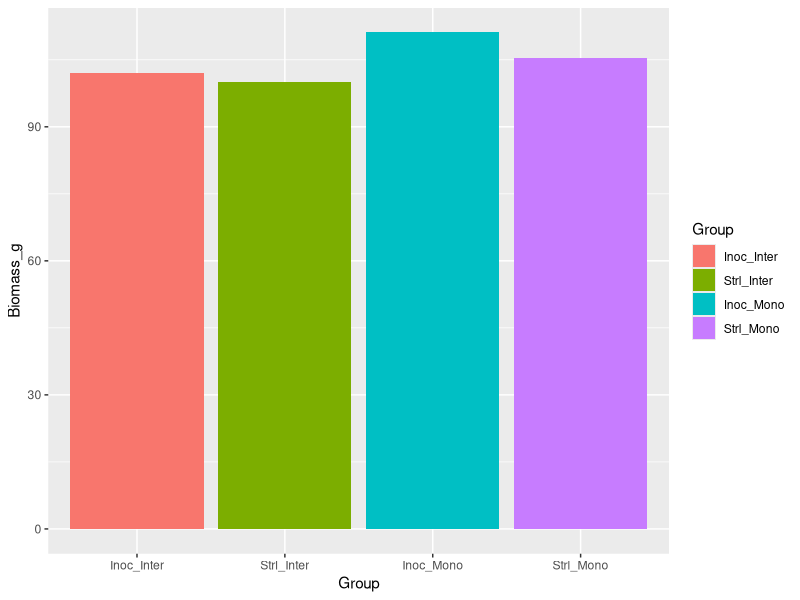
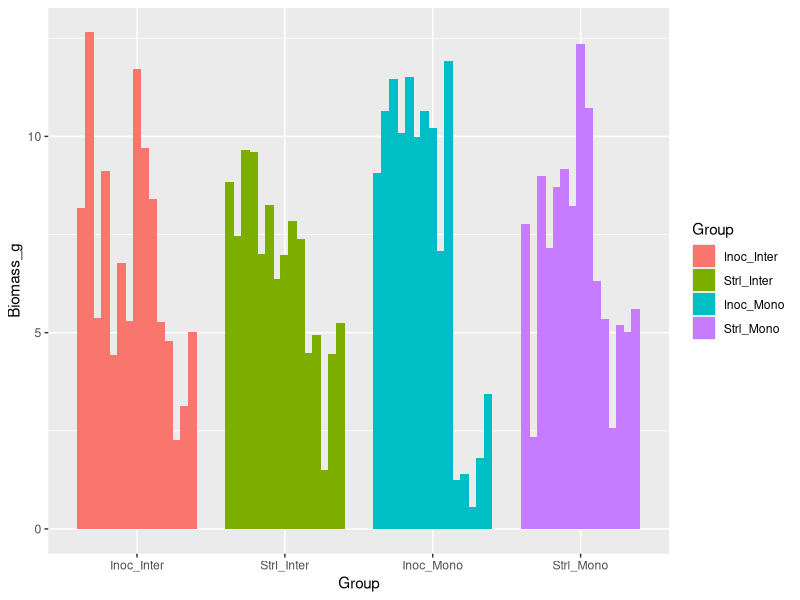
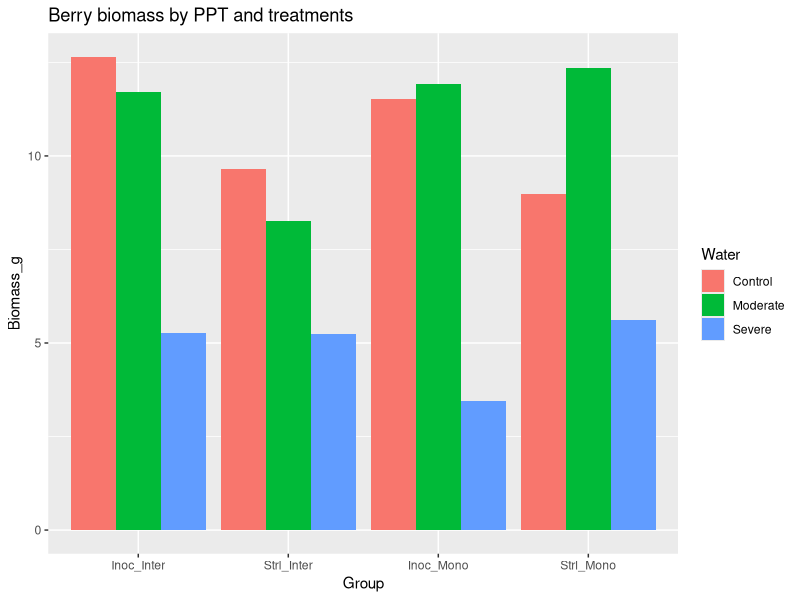
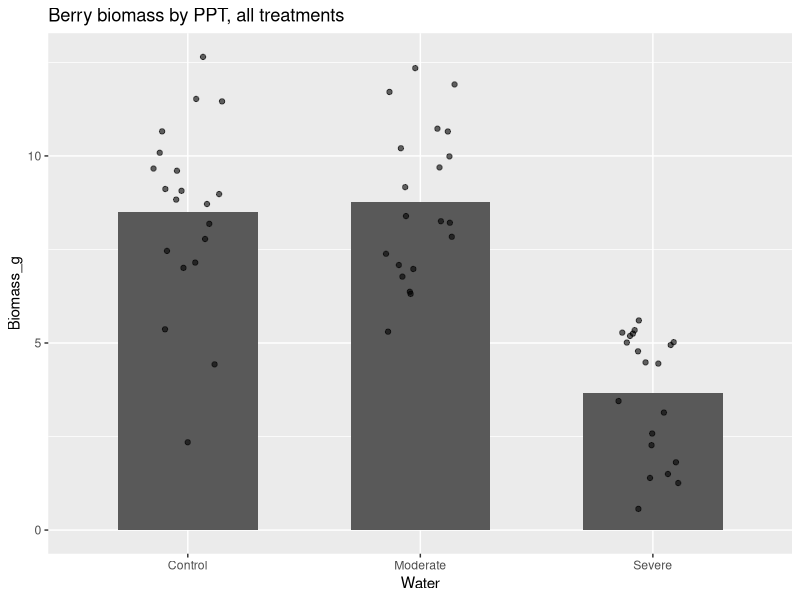
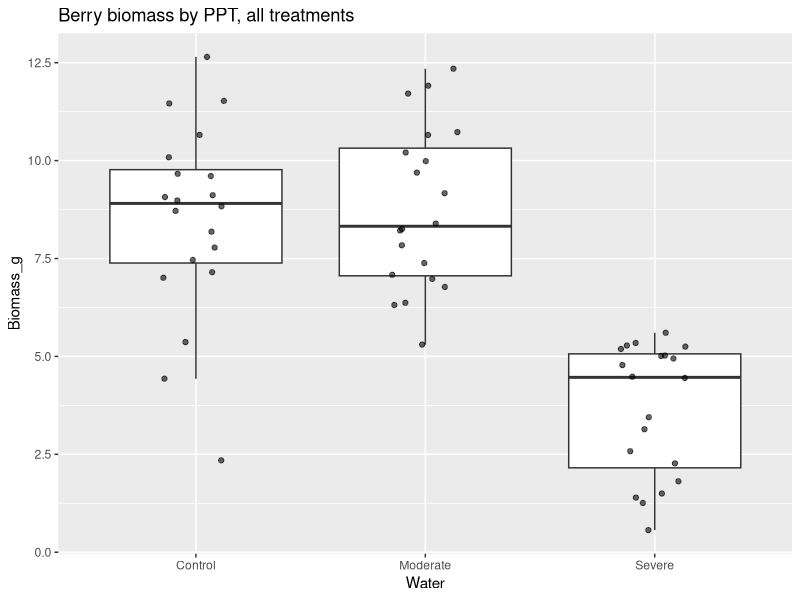
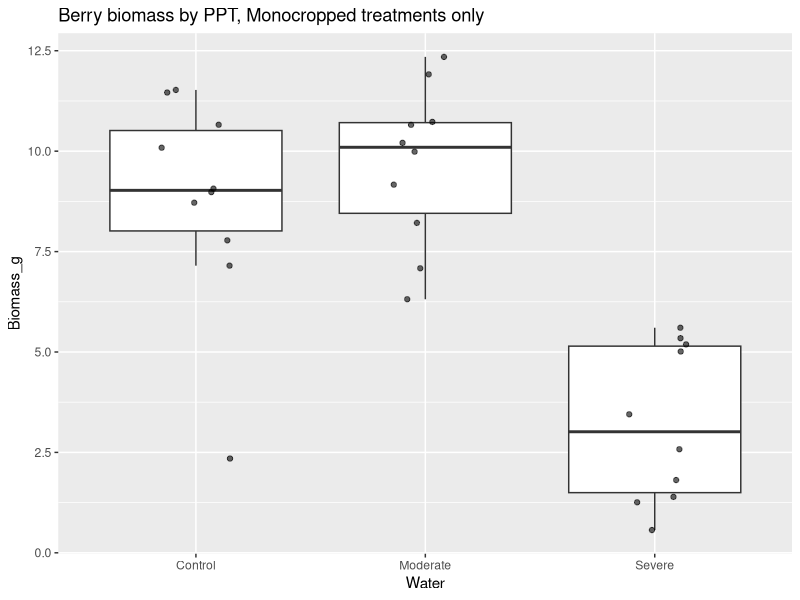
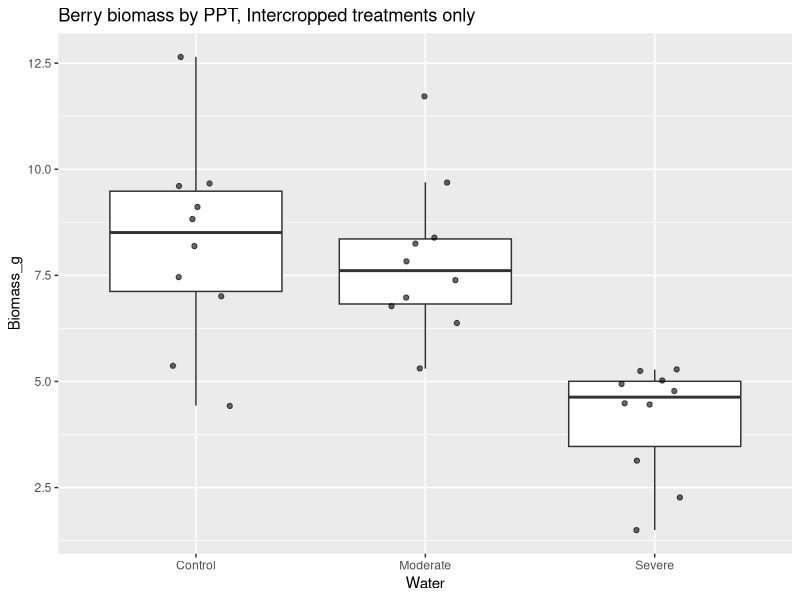
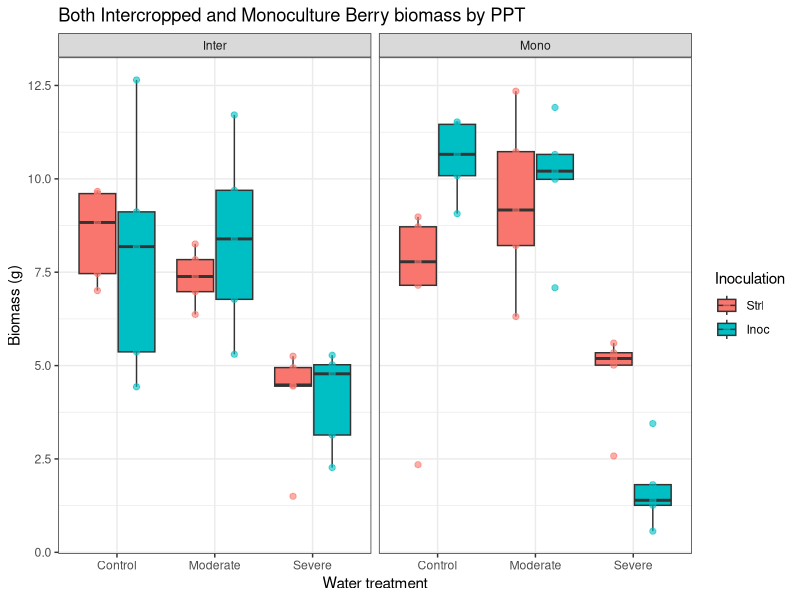

Write the R code that produced these figures, in order.
## ---- chunk 1
knitr::opts_chunk$set(echo = TRUE)
## ---- chunk 2

library(tidyverse)
library(broom)
## ---- chunk 3
# Loading in data to explore
berries <- read.csv("Biomass/Berry_Weights.csv")

berries <- berries %>%
  mutate(
    Inoculation = factor(Inoculation),
    Polyculture = factor(Polyculture),
    Group = interaction(Inoculation, Polyculture, sep = "_")
  )

## ---- chunk 4
# Without sorting by ppt at all

ggplot(berries, aes(x = Group, y = Biomass_g, fill = Group)) + 
  geom_col()

## ---- chunk 5
# With each bar individual; as you can see there is a lot of variation, hopefully due to ppt

berries <- read.csv("Biomass/Berry_Weights.csv")

berries <- berries %>%
  mutate(
    Inoculation = factor(Inoculation),
    Polyculture = factor(Polyculture),
    Group = interaction(Inoculation, Polyculture, sep = "_"),
    Rep = factor(row_number())
  )

ggplot(berries, aes(x = Group, y = Biomass_g, fill = Group)) +
  geom_col(aes(group = Rep), position = position_dodge(width = 0.8))

## ---- chunk 6
# With each bar individual and ppt

berries <- read.csv("Biomass/Berry_Weights.csv")

berries <- berries %>%
  mutate(
    Inoculation = factor(Inoculation),
    Polyculture = factor(Polyculture),
    Water = factor(Water, levels = c("Control", "Moderate", "Severe")),
    Group = interaction(Inoculation, Polyculture, sep = "_")
  )

ggplot(berries, aes(x = Group, y = Biomass_g, fill = Water)) +
  geom_col(position = "dodge") +
  ggtitle("Berry biomass by PPT and treatments")

## ---- chunk 7

# Bar graph looking at water with the individual points plotted on trop
ggplot(berries, aes(x = Water, y = Biomass_g)) +
  stat_summary(fun = mean, geom = "col", width = 0.6) +
  geom_jitter(width = 0.15, alpha = 0.6) +
  ggtitle("Berry biomass by PPT, all treatments")


## ---- chunk 8
# The same thing (kind of) but as a boxplot with the scattered points

#This code is redundant but good for copy paste later?
berries <- berries %>%
  mutate(
    Water = factor(Water, levels = c("Control", "Moderate", "Severe"))
  )

# The plot
ggplot(berries, aes(x = Water, y = Biomass_g)) +
  geom_boxplot(outlier.shape = NA) +
  geom_jitter(width = 0.15, alpha = 0.6) +
  ggtitle("Berry biomass by PPT, all treatments")
## ---- chunk 9
# Looking at just monocropped

berries <- berries %>%
  mutate(
    Water = factor(Water, levels = c("Control", "Moderate", "Severe")),
    Inoculation = factor(Inoculation),
    Polyculture = factor(Polyculture)
  )

berries_inter <- berries %>%
  filter(Polyculture == "Mono")

ggplot(berries_inter, aes(x = Water, y = Biomass_g)) +
  geom_boxplot(outlier.shape = NA) +
  geom_jitter(width = 0.15, alpha = 0.6) +
  ggtitle("Berry biomass by PPT, Monocropped treatments only")

## ---- chunk 10
# Looking at just intercropped

berries <- berries %>%
  mutate(
    Water = factor(Water, levels = c("Control", "Moderate", "Severe")),
    Inoculation = factor(Inoculation),
    Polyculture = factor(Polyculture)
  )

berries_inter <- berries %>%
  filter(Polyculture == "Inter")

ggplot(berries_inter, aes(x = Water, y = Biomass_g)) +
  geom_boxplot(outlier.shape = NA) +
  geom_jitter(width = 0.15, alpha = 0.6) + 
  ggtitle("Berry biomass by PPT, Intercropped treatments only")
## ---- chunk 11
# Splitting it by crop treatment

berries <- berries %>%
  mutate(
    Water       = factor(Water, levels = c("Control", "Moderate", "Severe")),
    Inoculation = factor(Inoculation, levels = c("Strl", "Inoc")),
    Polyculture = factor(Polyculture, levels = c("Inter", "Mono"))
  )

ggplot(berries, aes(x = Water, y = Biomass_g, fill = Inoculation)) +
  geom_boxplot(
    outlier.shape = NA,
    position = position_dodge(width = 0.8)
  ) +
  geom_point(
    aes(color = Inoculation),
    alpha = 0.6,
    size = 1.8,
    position = position_dodge(width = 0.8)
  ) +
  facet_wrap(~ Polyculture) +
  theme_bw() +
  labs(
    x = "Water treatment",
    y = "Biomass (g)"
  ) +
  ggtitle("Both Intercropped and Monoculture Berry biomass by PPT")


## ---- chunk 12
# Check of distributions
ggplot(berries, aes(x = Inoculation, y = Biomass_g)) +
  geom_boxplot() +
  geom_jitter(width = 0.15, alpha = 0.6) +
  facet_wrap(~ Water) +
  theme_bw() +
  ggtitle("Berry biomass by inoculation status")

# Q–Q plots of residuals
ggplot(berries, aes(sample = Biomass_g)) +
  stat_qq() +
  stat_qq_line() +
  facet_wrap(~ Inoculation + Water) +
  theme_bw() +
  ggtitle("QQ plot of residuals for inoc status")

ggplot(berries, aes(x = Inoculation, y = Biomass_g)) +
  geom_boxplot() +
  facet_wrap(~ Water) +
  theme_bw()


## ---- chunk 13

# ---- Load + clean ----
berries <- berries %>%
  mutate(
    Inoculation = factor(Inoculation, levels = c("Strl", "Inoc")),
    Polyculture = factor(Polyculture, levels = c("Mono", "Inter")),
    Water = factor(Water, levels = c("Control", "Moderate", "Severe"))
  ) %>%
  filter(!is.na(Biomass_g))

# Descriptive statistics
desc_stats <- function(x) {
  tibble(
    n      = sum(!is.na(x)),
    mean   = mean(x, na.rm = TRUE),
    sd     = sd(x, na.rm = TRUE),
    se     = sd(x, na.rm = TRUE) / sqrt(sum(!is.na(x))),
    median = median(x, na.rm = TRUE),
    q25    = quantile(x, 0.25, na.rm = TRUE, names = FALSE),
    q75    = quantile(x, 0.75, na.rm = TRUE, names = FALSE),
    iqr    = IQR(x, na.rm = TRUE),
    min    = min(x, na.rm = TRUE),
    max    = max(x, na.rm = TRUE)
  )
}

# Each of the 4 treatments within each Water level
summary_4treat_by_water <- berries %>%
  group_by(Water, Inoculation, Polyculture) %>%
  summarise(desc_stats(Biomass_g), .groups = "drop")

# Inoculation only (fold inter/mono together), within each Water
summary_inoc_by_water <- berries %>%
  group_by(Water, Inoculation) %>%
  summarise(desc_stats(Biomass_g), .groups = "drop")

# Polyculture only (fold inoc/strl together), within each Water
summary_poly_by_water <- berries %>%
  group_by(Water, Polyculture) %>%
  summarise(desc_stats(Biomass_g), .groups = "drop")

# Oerall summaries across Water (all data)
summary_4treat_overall <- berries %>%
  group_by(Inoculation, Polyculture) %>%
  summarise(desc_stats(Biomass_g), .groups = "drop")

summary_inoc_overall <- berries %>%
  group_by(Inoculation) %>%
  summarise(desc_stats(Biomass_g), .groups = "drop")

summary_poly_overall <- berries %>%
  group_by(Polyculture) %>%
  summarise(desc_stats(Biomass_g), .groups = "drop")

# P-VALUES: Simple comparisons within each Water ----
# Welch t-tests are robust to unequal variances (default in t.test)

# a) Inoculation effect within each Water (folding Polyculture)
ttest_inoc_within_water <- berries %>%
  group_by(Water) %>%
  do(tidy(t.test(Biomass_g ~ Inoculation, data = .))) %>%
  ungroup() %>%
  select(Water, estimate1, estimate2, statistic, p.value, conf.low, conf.high, method)

# b) Polyculture effect within each Water (folding Inoculation)
ttest_poly_within_water <- berries %>%
  group_by(Water) %>%
  do(tidy(t.test(Biomass_g ~ Polyculture, data = .))) %>%
  ungroup() %>%
  select(Water, estimate1, estimate2, statistic, p.value, conf.low, conf.high, method)

# ---- 3-way factorial model (lets you test interactions) ----
# If your data are fairly normal-ish, this is a strong default.
fit_aov <- aov(Biomass_g ~ Inoculation * Polyculture * Water, data = berries)
aov_table <- broom::tidy(fit_aov)

# ---- Optional: Nonparametric alternatives (in case assumptions are shaky) ----
# Wilcoxon rank-sum within each Water for Inoculation / Polyculture
wilcox_inoc_within_water <- berries %>%
  group_by(Water) %>%
  do(tidy(wilcox.test(Biomass_g ~ Inoculation, data = ., exact = FALSE))) %>%
  ungroup() %>%
  select(Water, statistic, p.value, method)

wilcox_poly_within_water <- berries %>%
  group_by(Water) %>%
  do(tidy(wilcox.test(Biomass_g ~ Polyculture, data = ., exact = FALSE))) %>%
  ungroup() %>%
  select(Water, statistic, p.value, method)

# ---- Print key tables ----
summary_4treat_by_water
summary_inoc_by_water
summary_poly_by_water

ttest_inoc_within_water
ttest_poly_within_water

aov_table

